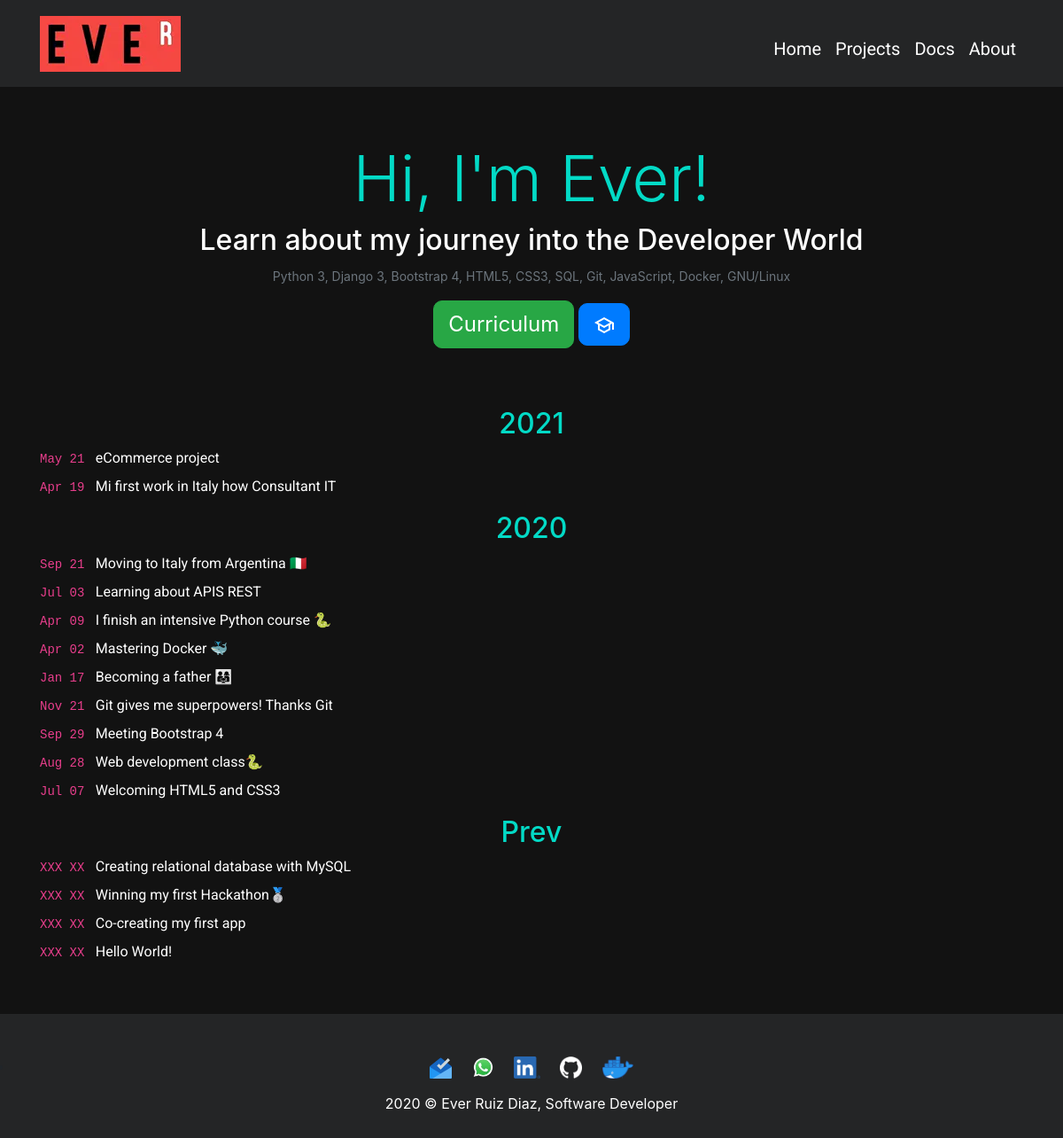
The page / on the database its author committed.
### apps/core/models.py (models this page shows, shortened)
class Blog(models.Model):
    title = models.CharField(verbose_name="Titulo", blank=True, max_length=150)
    subtitle = models.CharField(verbose_name="Subtitulo", blank=True, max_length=150, default="Nea")
    year = models.CharField(max_length=4, verbose_name="Año", null=True, blank=True)
    text_time = models.CharField(max_length=6, verbose_name="Fecha")
    description = RichTextField(verbose_name="Descripcion", blank=True, null=True)
    ordering = FloatField(verbose_name='Orden', default=0)
    link = models.URLField(null=True, blank=True)
    created = models.DateTimeField(auto_now_add=True, verbose_name='Fecha de creación')
    updated = models.DateTimeField(auto_now=True, verbose_name='Fecha de actualización')
    class Meta:
        verbose_name = "Blog"
        verbose_name_plural = "Blog"
        ordering = ['-ordering','created']

### apps/core/views.py (the view)
# urls.py: path('', views.home, name='home'),
def home(request):
    blog = Blog.objects.all()
    return render(request, 'core/home.html', {'blog':blog})

### apps/core/templates/core/home.html (shortened to what this page needs)
{% extends 'core/base.html' %}
{% load static %}
{% block content %}
    <div id="header" style="margin-bottom: 50px !important;">
        <h1 id="supertitle" class="display-3 pt-4">Hi, I'm Ever!</h1>
        <h2 id="subheader">Learn about my journey into the Developer World</h2>
        <p title="Skills" class="text-secondary mx-1"><small>Python 3, Django 3, Bootstrap 4, HTML5, CSS3, SQL, Git, JavaScript, Docker, GNU/Linux</small></p>
        <a href="{% static 'core/curriculum/ever-curriculum.pdf' %}" target="blank"><button onclick="this.blur()" type="button" title="Curriculum" id="botoncito" class="btn btn-success btn-lg">Curriculum</button></a>
        <a href="{% url 'certifications' %}" id="certibotoncito" target="blank" title="Education">
            <button type="button" class="btn btn-primary btn-lg" title="Certifications" onclick="this.blur()">
                    <img style="max-width: 25px;" src="{% static 'core/img/school.svg' %}" title="Education">
            </button>
        </a>
    </div>
    <div class="pb-5 container" id="rosalia">
        <div>
            {% for elemento in blog %}
            <div>
                <h2 id="year_blog" class="text-center {% if elemento.year != None %} pt-3 {% endif %}">
                    {% if elemento.year != None %}
                        {{elemento.year}}
                    {% endif %}
                </h2>
                <a class="gordon text-left" type="button" data-toggle="modal" data-target="#{{elemento.subtitle}}" target="blank" type="button" href="{% if elemento.link != None %} {{elemento.link}} {% endif %}" style="display: flex; align-items: start;">
                    <span style="white-space: nowrap;">
                    <code>
                        <time class="dt-published dt-updated" datetime="{{elemento.datetime}}">
                            {{elemento.text_time}}
                        </time>
                    </code>
                        &nbsp;</span>
                    <span class="link__title">{{elemento.title}}</span>
                </a>
            </div>
        {% endfor %}
        </div>
    </div>
{% endblock %}

### apps/core/static/core/css/styles.css (style rules this page uses)
html { min-height: 100%; position: relative; }
body { background-color: #121212; margin: 0; margin-bottom: 150px; }
.display-3 { text-align: center; color: #03DAC6; }
#subheader { text-align: center; color: white; }
#header { margin-top: 3%; margin-bottom: 2%; text-align: center; }
#header p { color: white; }
p { size: 16px; }
.gordon { color: #FFFFFF; font-family: "Roboto",Helvetica,Arial,sans-serif; text-decoration: none !important; }
#botoncito { font-size: 18pt; height: min-content; }
#certibotoncito { height: auto; }
#year_blog { color: #03DAC6; }
.link__title { transition: all 0.5s ease-in; -moz-transition: all 0.5s ease-in; -ms-transition: all 0.5s ease-in; -o-transition: all 0.5s ease-in; -webkit-transition: all 0.5s ease-in }
button { border-radius:10px !important; outline:none !important; }

### apps/core/static/core/css/media.css (style rules this page uses)
#supertitle { font-size: xx-large; }
#subheader { font-size: x-large; }
#rosalia { width: 95%; margin: 0%; margin-right: 0%; text-align: left; font-size: 16px; }

### rows shown on the page
Blog: year "2021", text_time "May 21", title "eCommerce project"
Blog: text_time "Apr 19", title "Mi first work in Italy how Consultant IT"
Blog: year "2020", text_time "Sep 21", title "Moving to Italy from Argentina 🇮🇹"
Blog: text_time "Jul 03", title "Learning about APIS REST"
Blog: text_time "Apr 09", title "I finish an intensive Python course 🐍"
Blog: text_time "Apr 02", title "Mastering Docker 🐳"
Blog: text_time "Jan 17", title "Becoming a father 👨‍👩‍👧"
Blog: text_time "Nov 21", title "Git gives me superpowers! Thanks Git"
Blog: text_time "Sep 29", title "Meeting Bootstrap 4"
Blog: text_time "Aug 28", title "Web development class🐍"
Blog: text_time "Jul 07", title "Welcoming HTML5 and CSS3"
Blog: year "Prev", text_time "XXX XX", title "Creating relational database with MySQL"
Blog: text_time "XXX XX", title "Winning my first Hackathon🥈"
Blog: text_time "XXX XX", title "Co-creating my first app"
Blog: text_time "XXX XX", title "Hello World!"
